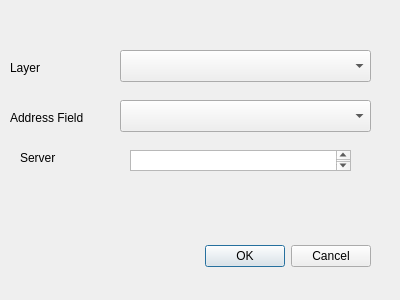
<?xml version="1.0" encoding="UTF-8"?>
<ui version="4.0">
 <class>StreetAddressParserDialogBase</class>
 <widget class="QDialog" name="StreetAddressParserDialogBase">
  <property name="geometry">
   <rect>
    <x>0</x>
    <y>0</y>
    <width>400</width>
    <height>300</height>
   </rect>
  </property>
  <property name="windowTitle">
   <string>Street Address Parser</string>
  </property>
  <widget class="QDialogButtonBox" name="button_box">
   <property name="geometry">
    <rect>
     <x>30</x>
     <y>240</y>
     <width>341</width>
     <height>32</height>
    </rect>
   </property>
   <property name="orientation">
    <enum>Qt::Horizontal</enum>
   </property>
   <property name="standardButtons">
    <set>QDialogButtonBox::Cancel|QDialogButtonBox::Ok</set>
   </property>
  </widget>
  <widget class="QComboBox" name="lyr_select">
   <property name="geometry">
    <rect>
     <x>120</x>
     <y>50</y>
     <width>251</width>
     <height>32</height>
    </rect>
   </property>
  </widget>
  <widget class="QLabel" name="label">
   <property name="geometry">
    <rect>
     <x>10</x>
     <y>60</y>
     <width>101</width>
     <height>16</height>
    </rect>
   </property>
   <property name="text">
    <string>Layer</string>
   </property>
  </widget>
  <widget class="QComboBox" name="field_select">
   <property name="geometry">
    <rect>
     <x>120</x>
     <y>100</y>
     <width>251</width>
     <height>32</height>
    </rect>
   </property>
  </widget>
  <widget class="QLabel" name="field">
   <property name="geometry">
    <rect>
     <x>10</x>
     <y>110</y>
     <width>101</width>
     <height>16</height>
    </rect>
   </property>
   <property name="text">
    <string>Address Field</string>
   </property>
  </widget>
  <widget class="QPlainTextEdit" name="server_location">
   <property name="geometry">
    <rect>
     <x>130</x>
     <y>150</y>
     <width>221</width>
     <height>21</height>
    </rect>
   </property>
  </widget>
  <widget class="QLabel" name="field_2">
   <property name="geometry">
    <rect>
     <x>20</x>
     <y>150</y>
     <width>101</width>
     <height>16</height>
    </rect>
   </property>
   <property name="text">
    <string>Server</string>
   </property>
  </widget>
 </widget>
 <resources/>
 <connections>
  <connection>
   <sender>button_box</sender>
   <signal>accepted()</signal>
   <receiver>StreetAddressParserDialogBase</receiver>
   <slot>accept()</slot>
   <hints>
    <hint type="sourcelabel">
     <x>20</x>
     <y>20</y>
    </hint>
    <hint type="destinationlabel">
     <x>20</x>
     <y>20</y>
    </hint>
   </hints>
  </connection>
  <connection>
   <sender>button_box</sender>
   <signal>rejected()</signal>
   <receiver>StreetAddressParserDialogBase</receiver>
   <slot>reject()</slot>
   <hints>
    <hint type="sourcelabel">
     <x>20</x>
     <y>20</y>
    </hint>
    <hint type="destinationlabel">
     <x>20</x>
     <y>20</y>
    </hint>
   </hints>
  </connection>
 </connections>
</ui>
